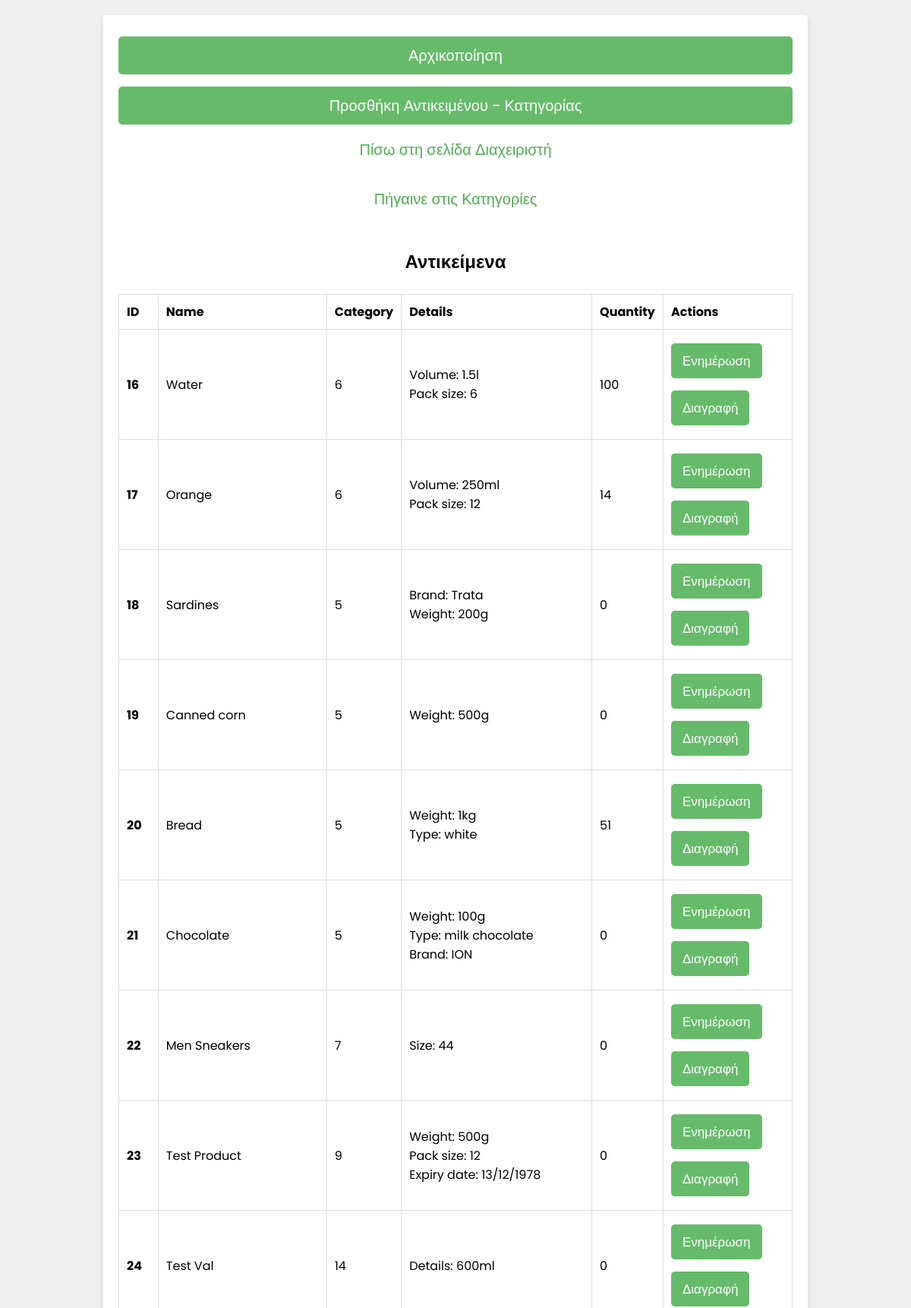
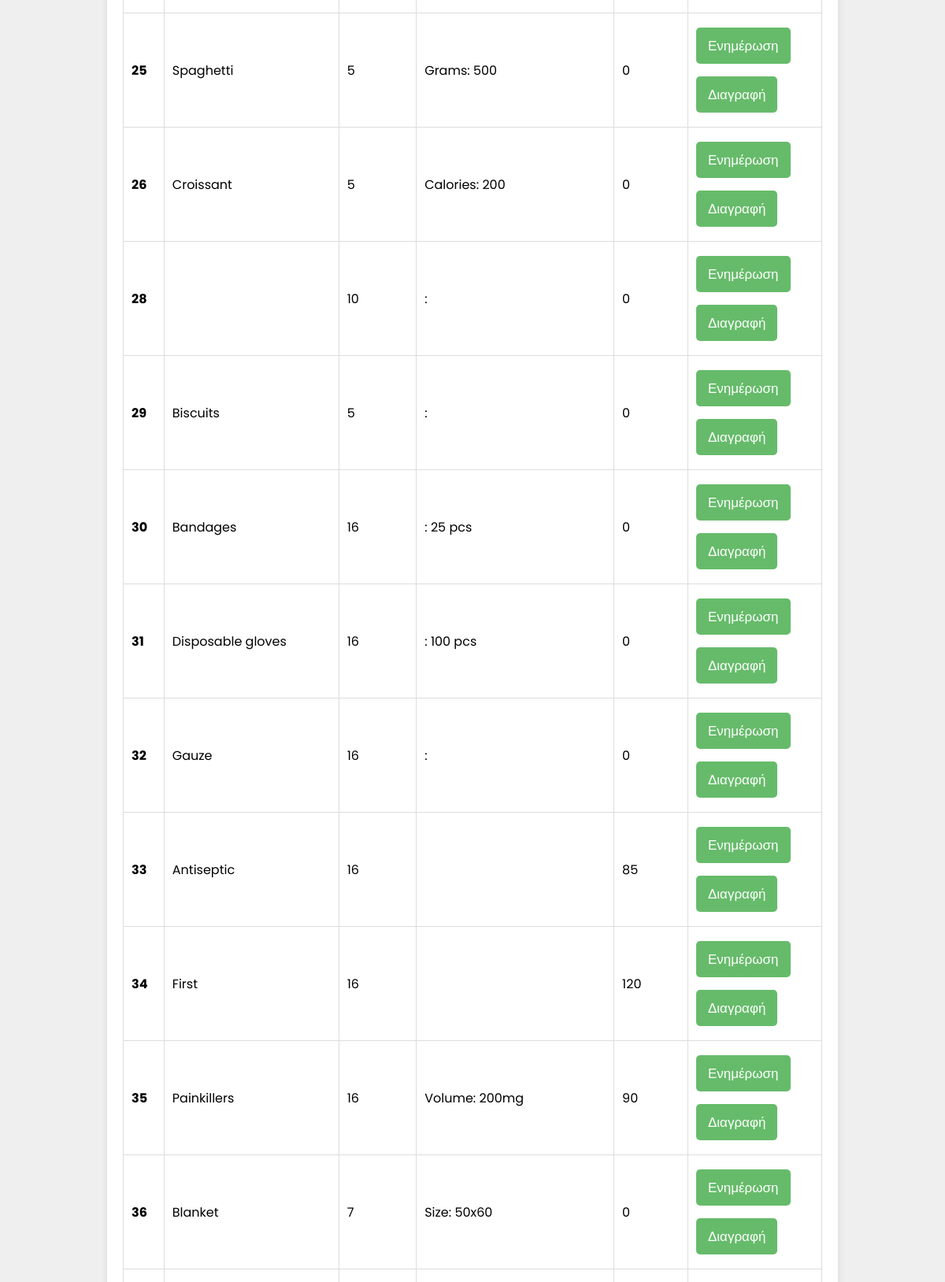
Screenshot of /manage_database.php (signed in, upper part) with the database file from the repository (2 pictures, top to bottom).
### tables this page shows
CREATE TABLE `items` (
  `id` int(255) NOT NULL,
  `name` varchar(255) NOT NULL,
  `category` int(255) NOT NULL,
  `details` longtext NOT NULL,
  `quantity` int(255) NOT NULL
);

### manage_database.php (the view, shortened to what this page needs)
<?php
@include 'config.php';
?>
<!DOCTYPE html>
<html lang="el">
<head>
    <link rel="stylesheet" href="css/style.css">
</head>
<body>
    <div class="form-container">
        <form id="initialize_form" action="" method="post">
            <input type="button" id="initialize_button" class="form-btn" value="Αρχικοποίηση" onclick="confirmInitialization();"><br>
            <input type="button" id="j_button" class="form-btn" onclick="window.location.href = 'add_to_database.php'" value="Προσθήκη Αντικειμένου - Κατηγορίας"><br>
            <p><a href="admin_page.php">Πίσω στη σελίδα Διαχειριστή</a></p><br>
            <p><a id="link" href="#categories_target">Πήγαινε στις Κατηγορίες</a></p>
            <br><br>
            <h2>Αντικείμενα</h2><br>
            <table class="table" id="jsonItemsTable">
                <thead>
                    <tr>
                        <th scope="col">ID</th>
                        <th scope="col">Name</th>
                        <th scope="col">Category</th>
                        <th scope="col">Details</th>
                        <th scope="col">Quantity</th>
                        <th scope="col">Actions</th>
                    </tr>
                </thead>
                <tbody>
                    <?php
                    $result = mysqli_query($conn, "SELECT * FROM items");
                    if ($result) {
                        while ($row = mysqli_fetch_assoc($result)) {
                            $details_array = json_decode($row['details'], true);
                            $details_formatted = "";
                            foreach ($details_array as $detail) {
                                $details_formatted .= ucfirst($detail['detail_name']) . ': ' . $detail['detail_value'] . '<br>';
                            }
                            echo '<tr>
                                <th scope="row">'.$row['id'].'</th>
                                <td>'.$row['name'].'</td>
                                <td>'.$row['category'].'</td>
                                <td>'.$details_formatted.'</td>
                                <td>'.$row['quantity'].'</td>
                                <td>
                                <button class="update-btn form-btn"><a href="update.php?updateid='.$row['id'].'&is_a=item">Ενημέρωση</a></button>
                                <button class="delete-btn form-btn"><a href="delete.php?deleteid='.$row['id'].'&is_a=item">Διαγραφή</a></button>
                                </td>
                            </tr>';
                        }
                    }
                    ?>
                </tbody>
            </table>
            <br>
            <div id="categories_target"></div><br>
            <br>
            <h2>Κατηγορίες</h2><br>
        </form>
    </div>
</body>
</html>

### css/style.css (style rules this page uses)
html { scroll-behavior: smooth; font-size: 16px; }
* { font-family: 'Poppins', sans-serif; margin: 0; padding: 0; box-sizing: border-box; outline: none; border: none; text-decoration: none; }
.form-container { min-height: 100vh; display: flex; align-items: center; justify-content: center; padding: 1.25rem; padding-bottom: 3.75rem; background: #efefef; }
.form-container form { padding: 1.25rem; border-radius: 0.3125rem; box-shadow: 0 0.3125rem 0.625rem rgba(0, 0, 0, .1); background: #FFF; text-align: center; max-width: 80%; width: 100%; }
.form-container form input, .form-container form select, .form-container form textarea { width: 100%; padding: 0.625rem 0.9375rem; font-size: 1.0625rem; margin: 0.5rem 0; background: #E0F7FA; border-radius: 0.3125rem; }
.form-container form .form-btn { background: #66BB6A; color: #FFF; text-transform: capitalize; font-size: 1.25rem; cursor: pointer; }
.form-container form p { margin-top: 0.625rem; font-size: 1.25rem; color: #333; }
.form-container form p a { color: #4CAF50; }
table { width: 100%; border-collapse: collapse; }
th, td { padding: 0.625rem; border: 0.0625rem solid #ddd; text-align: left; }
.form-container form button.form-btn { width: fit-content; padding: 0.625rem 0.9375rem; font-size: 1.0625rem; margin: 0.5rem 0; background: #66BB6A; color: #FFF; border-radius: 0.3125rem; }
button { width: fit-content; padding: 0.5rem 0.75rem; margin: 0.5rem 0; background: #66BB6A; color: #FFF; border-radius: 0.3125rem; }
.update-btn, .delete-btn { background: #66BB6A; color: #FFF; border: none; padding: 0.5rem 0.75rem; cursor: pointer; border-radius: 0.3125rem; }
.update-btn a, .delete-btn a { color: #FFF; text-decoration: none; }

### rows the page displays
items: id "16", name "Water", category "6", detail_name "Volume", detail_value "1.5l", detail_name "Pack size", detail_value "6", quantity "100"
items: id "17", name "Orange", category "6", detail_name "Volume", detail_value "250ml", detail_name "Pack size", detail_value "12", quantity "14"
items: id "18", name "Sardines", category "5", detail_name "Brand", detail_value "Trata", detail_name "Weight", detail_value "200g", quantity "0"
items: id "19", name "Canned corn", category "5", detail_name "Weight", detail_value "500g", quantity "0"
items: id "20", name "Bread", category "5", detail_name "Weight", detail_value "1kg", detail_name "Type", detail_value "white", quantity "51"
items: id "21", name "Chocolate", category "5", detail_name "Weight", detail_value "100g", detail_name "Type", detail_value "milk chocolate", detail_name "Brand", detail_value "ION", quantity "0"
items: id "22", name "Men Sneakers", category "7", detail_name "Size", detail_value "44", quantity "0"
items: id "23", name "Test Product", category "9", detail_name "Weight", detail_value "500g", detail_name "Pack size", detail_value "12", detail_name "Expiry date", detail_value "13/12/1978", quantity "0"
items: id "24", name "Test Val", category "14", detail_name "Details", detail_value "600ml", quantity "0"
items: id "25", name "Spaghetti", category "5", detail_name "Grams", detail_value "500", quantity "0"
items: id "26", name "Croissant", category "5", detail_name "Calories", detail_value "200", quantity "0"
items: id "28", category "10", quantity "0"
items: id "29", name "Biscuits", category "5", quantity "0"
items: id "30", name "Bandages", category "16", detail_value "25 pcs", quantity "0"
items: id "31", name "Disposable gloves", category "16", detail_value "100 pcs", quantity "0"
items: id "32", name "Gauze", category "16", quantity "0"
items: id "33", name "Antiseptic", category "16", quantity "85"
items: id "34", name "First", category "16", quantity "120"
items: id "35", name "Painkillers", category "16", detail_name "Volume", detail_value "200mg", quantity "90"
items: id "36", name "Blanket", category "7", detail_name "Size", detail_value "50x60", quantity "0"
